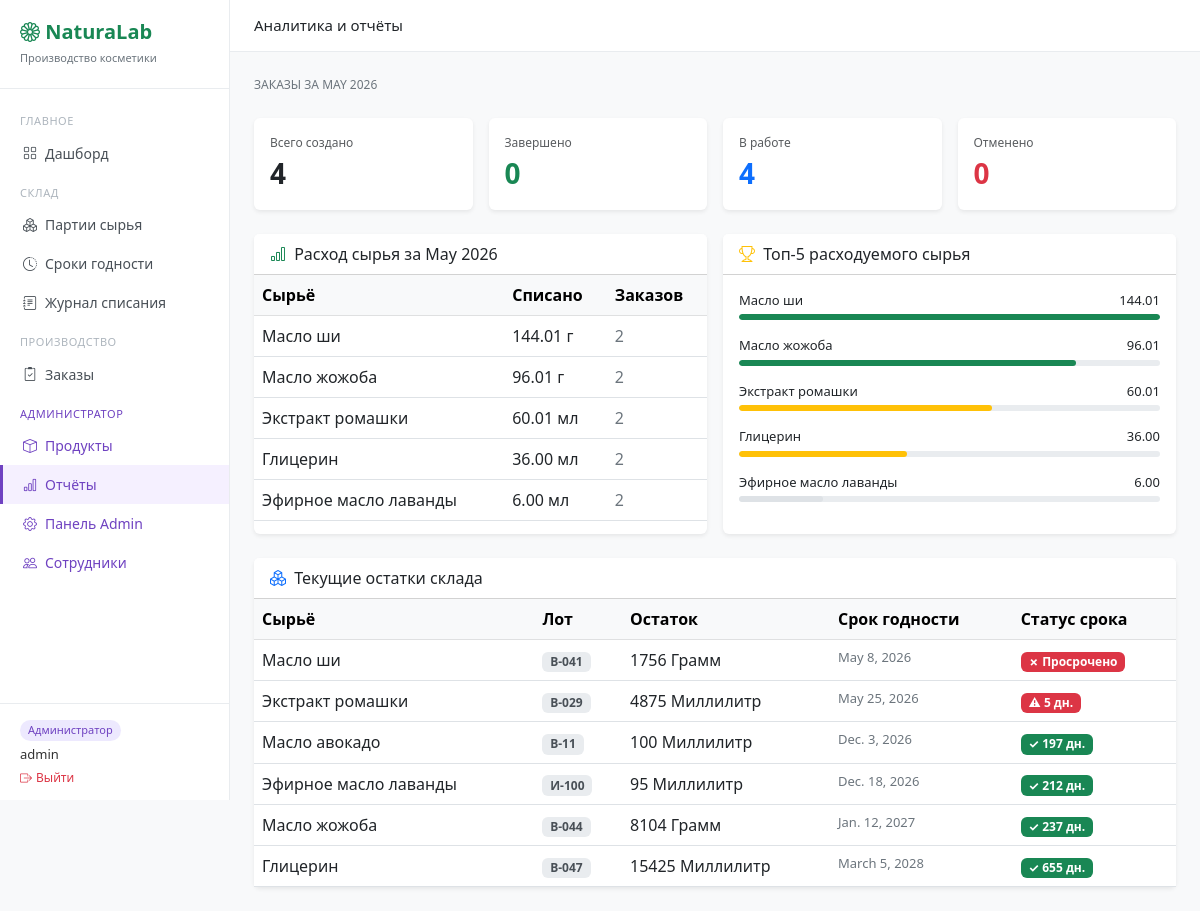
Before: /warehouse/reports/ (signed in) with the older database file.
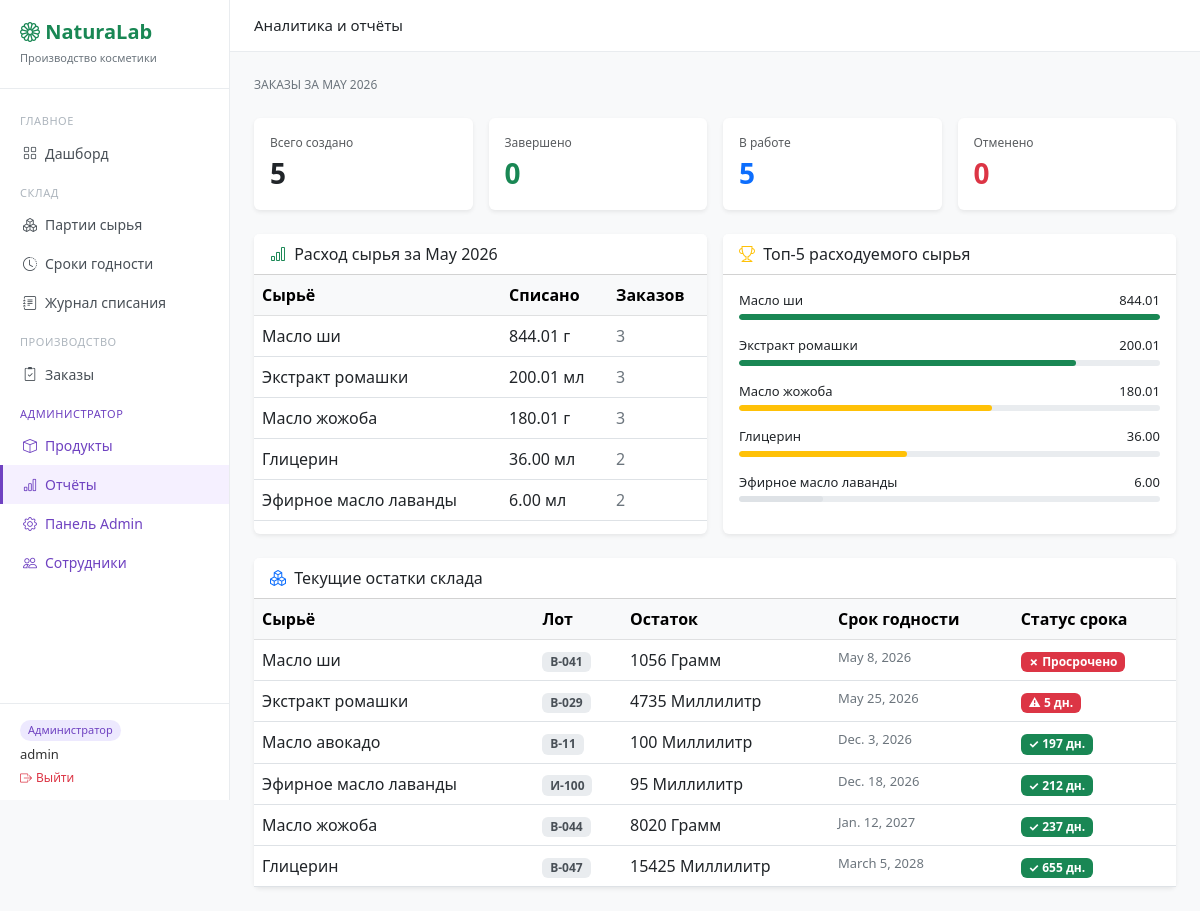
After: the same page with the newer database file.
### warehouse/models.py (models this page shows, shortened)
class Ingredient(models.Model):
    UNIT_CHOICES = [
        ('kg', 'Килограмм'),
        ('g',  'Грамм'),
        ('l',  'Литр'),
        ('ml', 'Миллилитр'),
    ]
    name         = models.CharField(max_length=200, verbose_name='Название')
    unit         = models.CharField(max_length=10, choices=UNIT_CHOICES, verbose_name='Единица измерения')
    description  = models.TextField(blank=True, verbose_name='Описание')
    min_quantity = models.DecimalField(max_digits=10, decimal_places=2, default=0,
                                       verbose_name='Минимальный остаток')
    class Meta:
        verbose_name = 'Сырьё'
        verbose_name_plural = 'Сырьё'

class Batch(models.Model):
    STATUS_CHOICES = [
        ('available', 'Доступна'),
        ('depleted',  'Израсходована'),
        ('expired',   'Просрочена'),
    ]
    ingredient  = models.ForeignKey(Ingredient, on_delete=models.PROTECT, verbose_name='Сырьё')
    lot_number  = models.CharField(max_length=50, unique=True, verbose_name='Номер партии')
    quantity    = models.DecimalField(max_digits=10, decimal_places=3, verbose_name='Остаток')
    received_at = models.DateField(verbose_name='Дата поступления')
    expiry_date = models.DateField(verbose_name='Срок годности')
    status      = models.CharField(max_length=20, choices=STATUS_CHOICES, default='available')
    class Meta:
        verbose_name = 'Партия сырья'
        verbose_name_plural = 'Партии сырья'
        ordering = ['expiry_date']
    @property
    def days_left(self):
        from django.utils import timezone
        delta = self.expiry_date - timezone.now().date()
        return delta.days

### warehouse/views.py (the view)
# urls.py: path('reports/', views.reports, name='reports'),
@admin_required
def reports(request):
    today = timezone.now().date()
    month_start = today.replace(day=1)
    orders_month = ProductionOrder.objects.filter(created_at__date__gte=month_start)
    orders_stats = {
        'total':       orders_month.count(),
        'done':        orders_month.filter(status='done').count(),
        'in_progress': orders_month.filter(status='in_progress').count(),
        'cancelled':   orders_month.filter(status='cancelled').count(),
    }
    writeoff_stats = WriteOffLog.objects.filter(
        written_off_at__date__gte=month_start
    ).values(
        'batch__ingredient__name',
        'batch__ingredient__unit'
    ).annotate(
        total_quantity=Sum('quantity'),
        order_count=Count('order', distinct=True)
    ).order_by('-total_quantity')
    top_ingredients = WriteOffLog.objects.values(
        'batch__ingredient__name',
        'batch__ingredient__unit'
    ).annotate(
        total=Sum('quantity')
    ).order_by('-total')[:5]
    batches = Batch.objects.filter(status='available').select_related('ingredient')
    context = {
        'orders_stats':    orders_stats,
        'writeoff_stats':  writeoff_stats,
        'top_ingredients': top_ingredients,
        'batches':         batches,
        'month':           month_start.strftime('%B %Y'),
        'today':           today,
    }
    return render(request, 'warehouse/reports.html', context)

### warehouse/views.py (called while the page is built)
def admin_required(view_func):
    return user_passes_test(lambda u: u.is_superuser)(view_func)

### templates/warehouse/reports.html (shortened to what the changed rows need)
{% extends 'base.html' %}
{% block content %}
<div class="row g-3 mb-4">
  <div class="col-md-3">
    <div class="card border-0 shadow-sm p-3">
      <div class="text-muted" style="font-size:12px">Всего создано</div>
      <div class="fs-3 fw-bold">{{ orders_stats.total }}</div>
    </div>
  </div>
  <div class="col-md-3">
    <div class="card border-0 shadow-sm p-3">
      <div class="text-muted" style="font-size:12px">В работе</div>
      <div class="fs-3 fw-bold text-primary">{{ orders_stats.in_progress }}</div>
    </div>
  </div>
</div>
<div class="row g-3 mb-4">
  <div class="col-md-6">
    <div class="card border-0 shadow-sm h-100">
      <div class="card-body p-0">
        <table class="table table-hover mb-0">
          <thead class="table-light">
            <tr><th>Сырьё</th><th>Списано</th><th>Заказов</th></tr>
          </thead>
          <tbody>
            {% for item in writeoff_stats %}
            <tr>
              <td>{{ item.batch__ingredient__name }}</td>
              <td class="fw-500">
                {{ item.total_quantity|floatformat:2 }}
                {% if item.batch__ingredient__unit == 'kg' %}г
                {% elif item.batch__ingredient__unit == 'g' %}г
                {% elif item.batch__ingredient__unit == 'l' %}мл
                {% elif item.batch__ingredient__unit == 'ml' %}мл
                {% endif %}
              </td>
              <td style="color:#6c757d">{{ item.order_count }}</td>
            </tr>
            {% empty %}
            <tr>
              <td colspan="3" class="text-center text-muted py-3">
                Нет данных за этот месяц
              </td>
            </tr>
            {% endfor %}
          </tbody>
        </table>
      </div>
    </div>
  </div>
  <div class="col-md-6">
    <div class="card border-0 shadow-sm h-100">
      <div class="card-body">
        {% for item in top_ingredients %}
        <div class="mb-3">
          <div class="d-flex justify-content-between mb-1" style="font-size:13px">
            <span>{{ item.batch__ingredient__name }}</span>
            <span class="fw-500">{{ item.total|floatformat:2 }}</span>
          </div>
          <div style="height:6px;background:#e9ecef;border-radius:99px;overflow:hidden">
            {% if forloop.first %}
            <div style="height:100%;background:#198754;border-radius:99px;width:100%"></div>
            {% elif forloop.counter == 2 %}
            <div style="height:100%;background:#198754;border-radius:99px;width:80%"></div>
            {% elif forloop.counter == 3 %}
            <div style="height:100%;background:#ffc107;border-radius:99px;width:60%"></div>
            {% elif forloop.counter == 4 %}
            <div style="height:100%;background:#ffc107;border-radius:99px;width:40%"></div>
            {% else %}
            <div style="height:100%;background:#dee2e6;border-radius:99px;width:20%"></div>
            {% endif %}
          </div>
        </div>
        {% empty %}
        <div class="text-muted text-center py-3" style="font-size:13px">
          Нет данных о списании
        </div>
        {% endfor %}
      </div>
    </div>
  </div>
</div>
<div class="card border-0 shadow-sm">
  <div class="card-body p-0">
    <table class="table table-hover mb-0">
      <thead class="table-light">
        <tr><th>Сырьё</th><th>Лот</th><th>Остаток</th><th>Срок годности</th><th>Статус срока</th></tr>
      </thead>
      <tbody>
        {% for batch in batches %}
        <tr>
          <td class="fw-500">{{ batch.ingredient.name }}</td>
          <td>
            <span class="badge" style="background:#e9ecef;color:#495057">
              {{ batch.lot_number }}
            </span>
          </td>
          <td>{{ batch.quantity|floatformat:0 }} {{ batch.ingredient.get_unit_display }}</td>
          <td style="font-size:13px;color:#6c757d">{{ batch.expiry_date }}</td>
          <td>
            {% if batch.days_left < 0 %}
              <span class="badge bg-danger">✗ Просрочено</span>
            {% elif batch.days_left <= 14 %}
              <span class="badge bg-danger">⚠ {{ batch.days_left }} дн.</span>
            {% elif batch.days_left <= 30 %}
              <span class="badge bg-warning text-dark">⚠ {{ batch.days_left }} дн.</span>
            {% elif batch.days_left <= 90 %}
              <span class="badge bg-success">{{ batch.days_left }} дн.</span>
            {% else %}
              <span class="badge bg-success">✓ {{ batch.days_left }} дн.</span>
            {% endif %}
          </td>
        </tr>
        {% endfor %}
      </tbody>
    </table>
  </div>
</div>
{% endblock %}

Changed rows visible on the page:
computed for Ingredient "Масло ши": total_quantity "144.01" → "844.01"; order_count "2" → "3"; total "144.01" → "844.01"
shown differently, row unchanged: Ingredient "Экстракт ромашки": total_quantity "60.01" → "200.01"; order_count "2" → "3"; total "60.01" → "200.01"; moves up the list
computed for Ingredient "Масло жожоба": total_quantity "96.01" → "180.01"; order_count "2" → "3"; total "96.01" → "180.01"
changed Batch "May 8, 2026": quantity "1756" → "1056"
changed Batch "May 25, 2026": quantity "4875" → "4735"
changed Batch "Jan. 12, 2027": quantity "8104" → "8020"
Other visible differences:
{{ orders_stats.total }}: "4" → "5"
{{ orders_stats.in_progress }}: "4" → "5"
